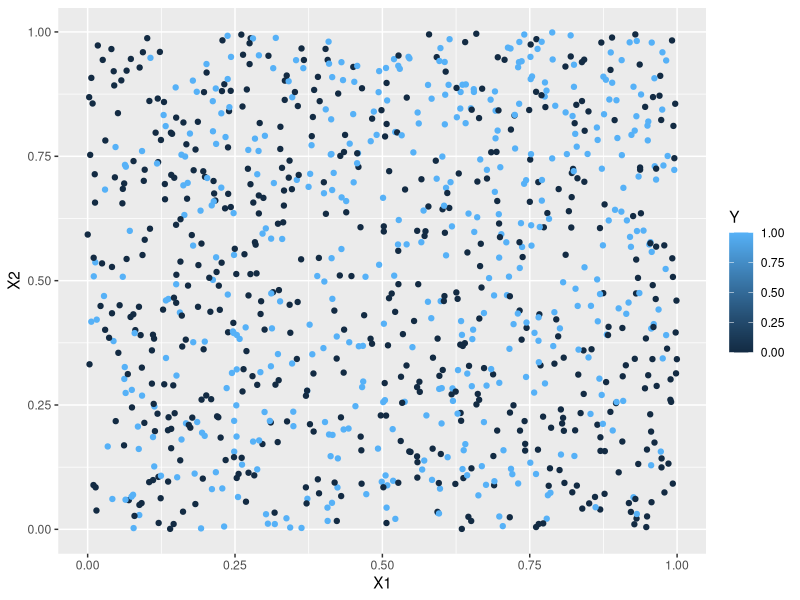

Here is the R script that generated this plot: (Note: this script raises an error after producing the figure.)
## ---- chunk 1
library(class)
suppressPackageStartupMessages(library(tidyverse))
install.packages("e1071")
library(e1071)
install.packages("caret")
library(caret)
## ---- chunk 2
#Generative model
set.seed(200) #setting a random seed so that we can
#reproduce everything exactly if we want to

generate_y <- function(x1,x2) { #two input parameters to generate the output y
  logit <- x1 -2*x2 -2*x1^2 + x2^2 + 3*x1*x2 
  p <- exp(logit)/(1+exp(logit)) #apply the inverse logit function
  y <- rbinom(1,1,p) #y becomes a 0 (with prob 1-p) or a 1 with probability p
}
## ---- chunk 3
# Generate a training dataset with 1000 points
set.seed(321)
n = 1000
X1 <- runif(n,0,1)
X2 <- runif(n,0,1)

#I'm going to use a for loop to generate 1000 y's
Y <- rep(0,n) #initializing my Y to be a vector of 0's
for (i in 1:n) {
  Y[i] <- generate_y(X1[i],X2[i])
}

sum(Y) #How many 0's and 1's were predicted? When n is very large
# about 48% of the Y's should be 1's. 

training <- cbind(X1,X2,Y) #combining all of my variables into a training dataset
ggplot(data=training, aes(x=X1, y=X2, color=Y)) +
  geom_point()

testing <- data.frame(testing)
training <- data.frame(training)
colnames(testing) <- colnames(training)
training$Y <- as.factor(training$Y)
testing$Y <- as.factor(testing$Y)
## ---- chunk 4
# Create a testing dataset using seed=323

set.seed(323)
n = 100

testX1 <- runif(n,0,1)
testX2 <- runif(n,0,1)

testY <- rep(0,n) #initializing my Y to be a vector of 0's
for (i in 1:n) {
  testY[i] <- generate_y(testX1[i],testX2[i])
}

testing <- cbind(testX1,testX2,testY) #combining all of my variables into a training dataset
ggplot(data=testing, aes(x=testX1, y=testX2, color=testY)) +
  geom_point()
## ---- chunk 5
svctune <- tune(svm , 
                Y~., 
                data = data.frame(training) , 
                kernel = "linear", 
                ranges = list(cost = c(0.001 , 
                                       0.01, 
                                       0.1, 
                                       1, 
                                       5, 
                                       10, 
                                       100)))
summary(svctune)

bestsvc <- svctune$best.model
summary(bestsvc)

svcpred <- predict(bestsvc, testing)
scvmatrix <- confusionMatrix(data=svcpred,
                             reference=testing$Y)
scvmatrix

#my point is (0.25, 0.25)

cpoint <- data.frame(X1=0.25, X2=0.25)
cpointpred <- predict(bestsvc, cpoint)
as.numeric(cpointpred)
## ---- chunk 6
# Create the training dataset as above using seed=314
set.seed(314)
n = 1000
x1 <- runif(n,0,1)
x2 <- runif(n,0,1)

y <- rep(0,n)
for (i in 1:n) {
  y[i] <- generate_y(x1[i],x2[i])
}

train <- cbind(x1,x2,y) 
ggplot(data=training, aes(x=x1, y=x2, color=y)) +
  geom_point()

# Create a testing dataset using seed=323

set.seed(323)
n = 100

xt1 <- runif(n,0,1)
xt2 <- runif(n,0,1)

yt <- rep(0,n)
for (i in 1:n) {
  yt[i] <- generate_y(xt1[i],xt2[i])
}

test <- cbind(xt1,xt2,yt)
test <- as.data.frame(test)

train$y <- as.numeric(as.character(train$y))
train$y[train$y == 0] <- -1

test$yt <- as.numeric(as.character(test$yt))
test$yt[test$yt == 0] <- -1
## ---- chunk 7
#Fit and cross validate for paramteters of svm

set.seed(123)
train <- data.frame(train)
train$y <- as.factor(train$y)
test$yt <- as.factor(test$yt)

svm_tune <- tune(svm,y~.,data=train,kernel="polynomial",degree=2,
                 ranges = list(cost=c(0.1,1,10,100),
                               gamma = c(0.5,1,2,3)))
svm_tune$best.parameters

svm_fit <- svm(y~., data=train, kernel="polynomial",degree=2,cost=10,gamma=0.5)
## ---- chunk 8
#Create confusion matrix
test <-data.frame(test)
svm_preds <- predict(svm_tune$best.model,newdata=test)

table(preds=svm_preds[1:100],truth=test$yt)
## ---- chunk 9
#Make prediction for point (0.25, 0.75)
point <- data.frame(x1=0.25,x2=0.75)
point_pred <- predict(svm_tune$best.model,newdata=point)
point_pred[1]
